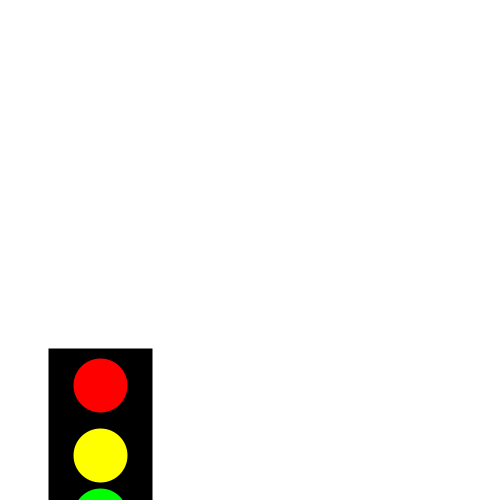
Frame 1 (no input)
Frame 60 (the mouse pressed at the canvas centre just before this capture): identical to frame 1, image omitted
Frame 120 (the mouse held since frame 60 and released just before this capture): identical to frame 1, image omitted

The Processing sketch that drew this single still picture (run headless with seeded random() and noise(); from frame 60 on, the mouse is pressed at the canvas centre):

// Processing sketch: Opdracht_8_1
// ── Opdracht_8_1.pde
void setup(){
 size(500, 500);
 println("start");
}


void draw(){
  background(255, 255, 255);

stroke(0,0,0);
strokeWeight(4);
line(100,600,100,450);
fill(0,0,0);
stroke(0,0,0);
rect(50,350,100,200);
fill(255,0,0);
stroke(255,0,0);
ellipse(100,385,50,50);
fill(255,255,0);
stroke(255,255,0);
ellipse(100,455,50,50);
fill(0,255,0);
stroke(0,255,0);
ellipse(100,515,50,50);
}
